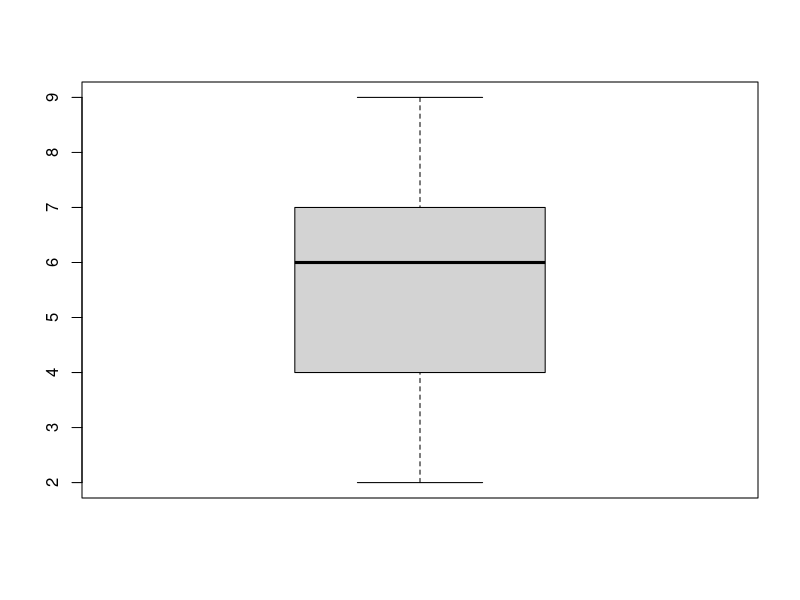
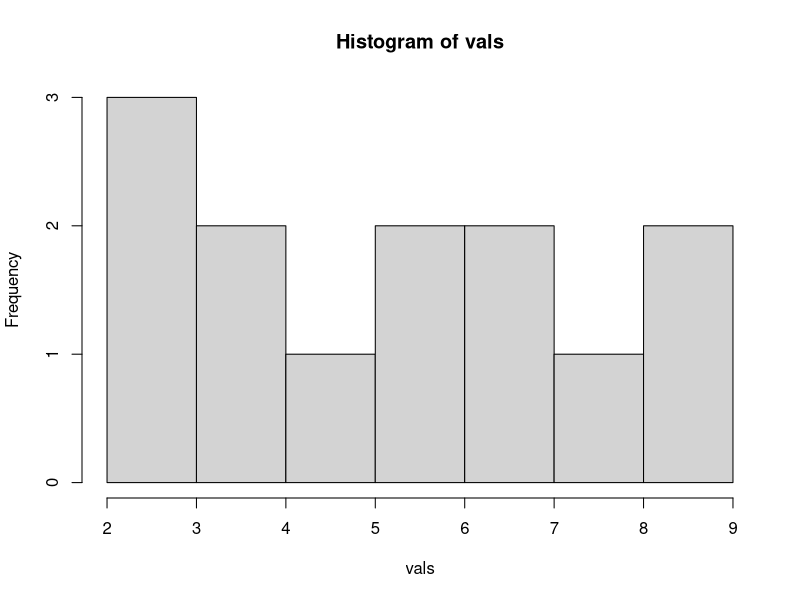
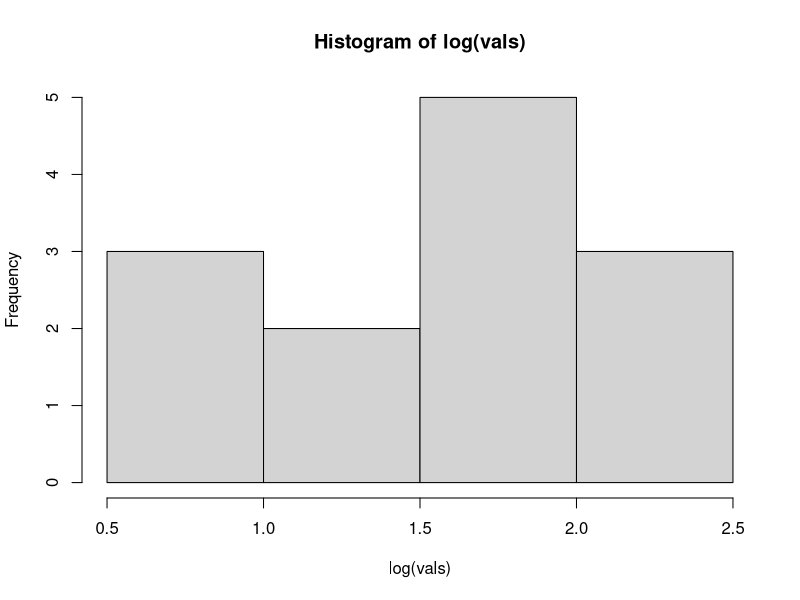

R code for these plots, in order: (Note: this script raises an error after producing the figures.)
# Tutorial day 3

# simple calculations
vals <- c(9, 2, 6,	9, 4,	7, 4,	2, 5,	6, 8,	7, 2)
summary(vals)
mean(vals)
median(vals)
sd(vals)
var(vals)

# visualize
boxplot(vals)
hist(vals)
# let's see how we can make this more "normal"
hist(log(vals))


# survey data
survey <- read.csv("survey23.csv", header=T, sep=",")
attach(survey)
str(survey)


# Chi-Squared Test
# Link between OS & breakfast?
table(breakfast, OS)

# this is how you filter columns
subset(OS, OS=="Apple")
# sub-select for several factor levels
subset(OS, OS=="Neither" | OS=="Both")

chi = chisq.test(table(breakfast, OS))
chi
chi$expected # shows expected values

# critical value for confidence & degrees of freedom
# you can also check the chi-square table
qchisq(0.95, 3)

# Let's exclude all those NAs
survey_new <- na.omit(survey)
summary(survey_new)


# here is what you do if you want to save the new table as a csv file
write.csv(survey_new, "survey23_new.csv")
survey_new <- read.csv("survey23_new.csv")

# NOTE: if your dataset introduces new objects with same name, it will override the old variables
attach(survey_new)
